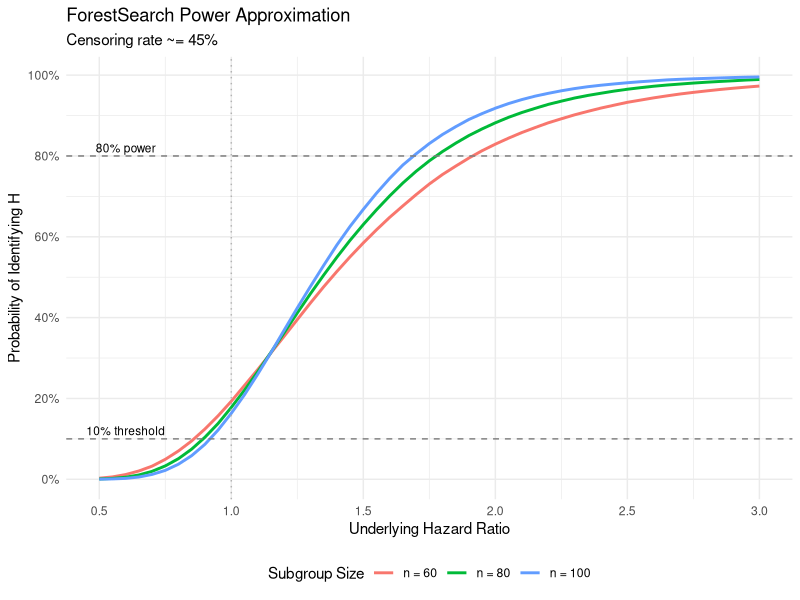

This figure's R source:
## ---- chunk 1
knitr::opts_chunk$set(
  echo = TRUE,
  message = FALSE,
  warning = FALSE,
  fig.align = "center",
  fig.width = 8,
  fig.height = 6
)

# Bootstrap 5 code-folding hook for pkgdown compatibility
# Usage: add `echo=FALSE, code_fold=TRUE` to any chunk header
knitr::knit_hooks$set(code_fold = function(before, options, envir) {
  if (!before && isTRUE(options$code_fold)) {
    id <- gsub("[^a-zA-Z0-9]", "", options$label)
    code_lines <- knitr::knit_code$get(options$label)
    code_text  <- htmltools::htmlEscape(paste(code_lines, collapse = "\n"))
    sprintf(
      '<p><a class="btn btn-outline-secondary btn-sm" data-bs-toggle="collapse" href="#collapse-%s" role="button" aria-expanded="false" aria-controls="collapse-%s"><i class="bi bi-code-slash"></i> Code</a></p>\n<div class="collapse" id="collapse-%s"><div class="card card-body p-0"><pre class="r"><code class="hljs">%s</code></pre></div></div>',
      id, id, id, code_text
    )
  }
})
## ---- chunk 2

# Create a simple flow diagram
library(DiagrammeR)

grViz("
digraph ForestSearch {
  graph [rankdir = TB, fontname = Helvetica]
  node [shape = box, style = filled, fontname = Helvetica]

  A [label = 'Step 1: Construct\\nCandidate Factors', fillcolor = '#E8F4F8']
  B [label = 'Step 2: Enumerate\\nSubgroup Combinations', fillcolor = '#E8F4F8']
  C [label = 'Step 3a: HR Screening\\n(threshold = 1.25)', fillcolor = '#FFF3CD']
  D [label = 'Step 3b-c: Consistency\\nEvaluation (R splits)', fillcolor = '#FFF3CD']
  E [label = 'Step 4: Select\\nMaximally Consistent', fillcolor = '#D4EDDA']
  F [label = 'Bootstrap Bias\\nCorrection', fillcolor = '#F8D7DA']

  A -> B -> C -> D -> E -> F
}
", width = 500, height = 600)
## ---- chunk 3

# Power approximation function
approx_power <- function(hr, n_subgroup, cens_rate = 0.45) {
  beta <- log(hr)
  d <- (1 - cens_rate) * n_subgroup
  var_split <- 8 / d

  # Numerical integration
  integrate_2d <- function(beta, var) {
    # Use Monte Carlo integration
    set.seed(123)
    n_sim <- 100000
    w1 <- rnorm(n_sim, mean = beta, sd = sqrt(var))
    w2 <- rnorm(n_sim, mean = beta, sd = sqrt(var))

    mean((w1 + w2 >= 2 * log(1.25)) & (w1 >= 0) & (w2 >= 0))
  }

  integrate_2d(beta, var_split)
}

# Calculate power curves
hr_seq <- seq(0.5, 3.0, by = 0.05)
n_values <- c(60, 80, 100)

power_data <- expand.grid(hr = hr_seq, n = n_values)
power_data$power <- mapply(approx_power, power_data$hr, power_data$n)
power_data$n <- factor(power_data$n, labels = paste("n =", n_values))

library(ggplot2)
ggplot(power_data, aes(x = hr, y = power, color = n)) +
  geom_line(linewidth = 1) +
  geom_hline(yintercept = 0.10, linetype = "dashed", color = "gray50") +
  geom_hline(yintercept = 0.80, linetype = "dashed", color = "gray50") +
  geom_vline(xintercept = 1.0, linetype = "dotted", color = "gray70") +
  scale_x_continuous(breaks = seq(0.5, 3.0, by = 0.5)) +
  scale_y_continuous(breaks = seq(0, 1, by = 0.2), labels = scales::percent) +
  labs(
    x = "Underlying Hazard Ratio",
    y = "Probability of Identifying H",
    color = "Subgroup Size",
    title = "ForestSearch Power Approximation",
    subtitle = "Censoring rate ~= 45%"
  ) +
  theme_minimal() +
  theme(legend.position = "bottom") +
  annotate("text", x = 0.6, y = 0.12, label = "10% threshold", size = 3) +
  annotate("text", x = 0.6, y = 0.82, label = "80% power", size = 3)
## ---- chunk 4

grViz("
digraph Bootstrap {
  graph [rankdir = LR, fontname = Helvetica, nodesep = 0.5, ranksep = 1.0]
  node [shape = box, style = filled, fontname = Helvetica, fontsize = 11,
        margin = 0.2]
  edge [fontsize = 9]

  subgraph cluster_0 {
    label = 'Observed Data'
    style = filled
    color = '#E8F4F8'
    fontsize = 12
    A [label = 'Observed data \\nRun ForestSearch\\nGet Ĥ',
       fillcolor = white]
    B [label = 'Estimate β̂(Ĥ)', fillcolor = white]
  }

  subgraph cluster_1 {
    label = 'Bootstrap b = 1,...,B'
    style = filled
    color = '#FFF3CD'
    fontsize = 12
    C [label = 'Resample Data \\nBootstrap data \\nb = 1,...,B',
       fillcolor = white]
    D [label = 'Run ForestSearch\\nGet Ĥ*b', fillcolor = white]
    E [label = 'Compute η*b(Ĥ*b)\\nand η*b(Ĥ)',
       fillcolor = white]
  }

  subgraph cluster_2 {
    label = 'Bias Correction'
    style = filled
    color = '#D4EDDA'
    fontsize = 12
    F [label = 'Average Bias\\nTerms', fillcolor = white]
    G [label = 'β̂*(Ĥ) = β̂(Ĥ) - bias',
       fillcolor = white]
    H [label = 'IJ Variance\\nEstimation', fillcolor = white]
  }

  {rank = same; A; B}
  {rank = same; C; D; E}

  A:s -> B:n
  A -> C -> D -> E
  E -> F -> G
  F -> H
}
", width = 900, height = 400)
## ---- chunk 5

cv_metrics <- data.frame(
  Metric = c("sensCV(Ĥ)", "sensCV(Ĥᶜ)", "ppvCV(Ĥ)",
             "ppvCV(Ĥᶜ)", "Exact Match"),
  Description = c(
    "Proportion of full-analysis Ĥ subjects also classified as Ĥ in CV",
    "Proportion of full-analysis Ĥᶜ subjects also classified as Ĥᶜ in CV",
    "Proportion of CV Ĥ subjects that match full-analysis Ĥ",
    "Proportion of CV Ĥᶜ subjects that match full-analysis Ĥᶜ",
    "Proportion of CV folds reproducing exact subgroup definition"
  ),
  Interpretation = c(
    "Higher = more stable Ĥ identification",
    "Higher = more stable Ĥᶜ identification",
    "Higher = CV predictions align with full analysis",
    "Higher = CV predictions align with full analysis",
    "Higher = algorithm consistently identifies same subgroup"
  )
)

knitr::kable(cv_metrics, caption = "Cross-Validation Metrics for ForestSearch")
## ---- chunk 6

sim_models <- data.frame(
  Model = c("M1", "M1", "M2", "M2", "M3", "M3"),
  Condition = c("Null", "Alt", "Null", "Alt", "Null", "Alt"),
  N = c(700, 700, 500, 500, 300, 300),
  `p_H` = c("-", "13%", "-", "20%", "-", "30%"),
  `theta_ITT` = c(0.70, 0.71, 0.69, 0.79, 0.55, 0.74),
  `theta_H` = c("-", "2.0", "-", "2.0", "-", "2.0"),
  `theta_Hc` = c("-", "0.65", "-", "0.69", "-", "0.56"),
  check.names = FALSE
)

knitr::kable(
  sim_models,
  col.names = c("Model", "Condition", "N", "p_H (%)",
                "θ†(ITT)", "θ†(H)", "θ†(Hc)"),
  caption = "Simulation model specifications.",
  align = "ccccccc"
)
## ---- chunk 7

results <- data.frame(
  Method = c("FS_l", "FS_lg", "GRF", "GRF.60", "VT(24)", "VT(36)"),
  `T1E_M1` = c("2%", "11%", "61%", "27%", "4%", "6%"),
  `Pow_M1` = c("71%", "83%", "94%", "71%", "44%", "42%"),
  `Sens_M1` = c("64%", "74%", "66%", "52%", "37%", "34%"),
  `T1E_M2` = c("3%", "14%", "60%", "32%", "4%", "6%"),
  `Pow_M2` = c("89%", "96%", "99%", "86%", "56%", "53%"),
  `Sens_M2` = c("77%", "81%", "70%", "58%", "44%", "40%"),
  check.names = FALSE
)

knitr::kable(
  results,
  col.names = c("Method", "T1E", "Power", "sens(Ĥ)",
                "T1E", "Power", "sens(Ĥ)"),
  caption = paste(
    "Subgroup identification results with noise factors.",
    "T1E = type-1 error (any(H) under null); Power = any(H) under",
    "alternative; sens(H-hat) = sensitivity for H classification",
    "under alternative."
  ),
  align = "lcccccc"
)
## ---- chunk 8

est_results <- data.frame(
  Estimator = c(
    "θ̂(Ĥ) observed",
    "θ̂*(Ĥ) bias-corrected",
    "θ̂(Ĥᶜ) observed",
    "θ̂*(Ĥᶜ) bias-corrected"
  ),
  `Bias_dagger` = c("9% to 24%", "-10% to -2.4%",
                     "0.5% to 5.1%", "2.3% to 10.9%"),
  `Bias_ddagger` = c("9% to 14%", "-11.6% to -6.3%",
                      "-9.7% to 2.8%", "-4.8% to 4.6%"),
  `Coverage_oracle` = c(">= 98%", ">= 95%", ">= 99%", ">= 100%"),
  check.names = FALSE
)

knitr::kable(
  est_results,
  col.names = c("Estimator", "Rel. bias (marginal)",
                "Rel. bias (CDE)", "Oracle coverage"),
  caption = paste(
    "Estimation properties for FS_lg across models M1-M3.",
    "Relative bias ranges shown across the three models.",
    "Oracle coverage = CI coverage for the oracle (true subgroup) estimate."
  ),
  align = "lccc"
)
## ---- chunk 9
sessionInfo()
